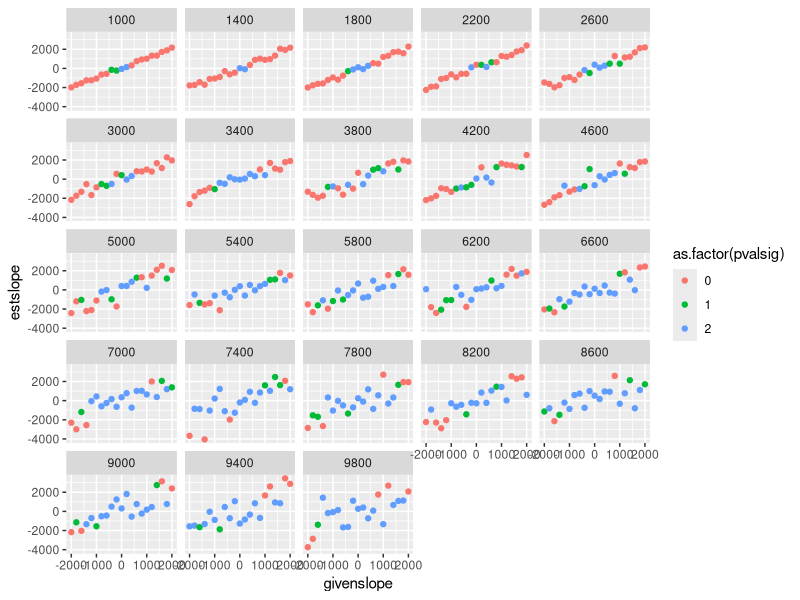
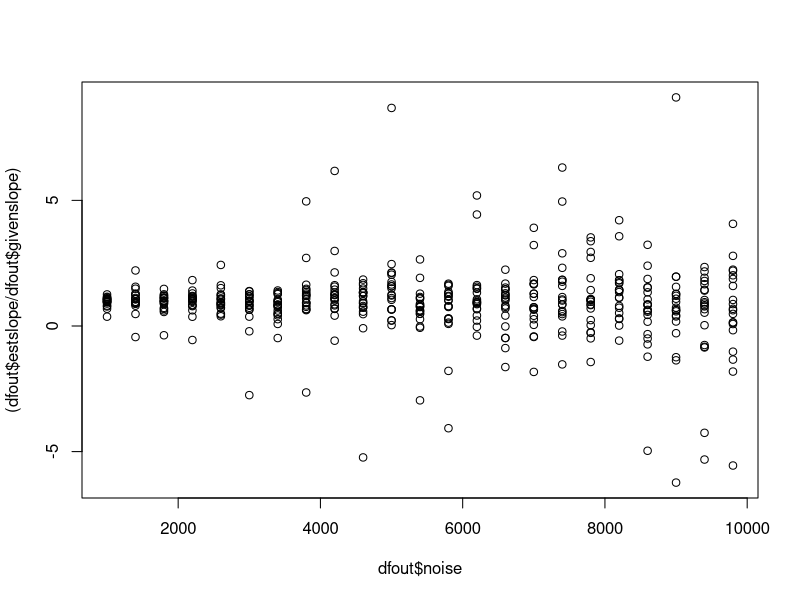
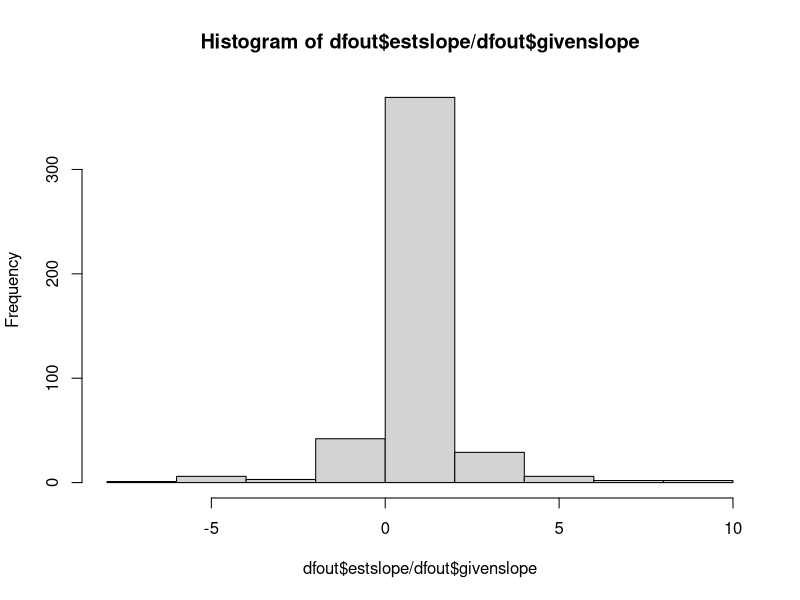
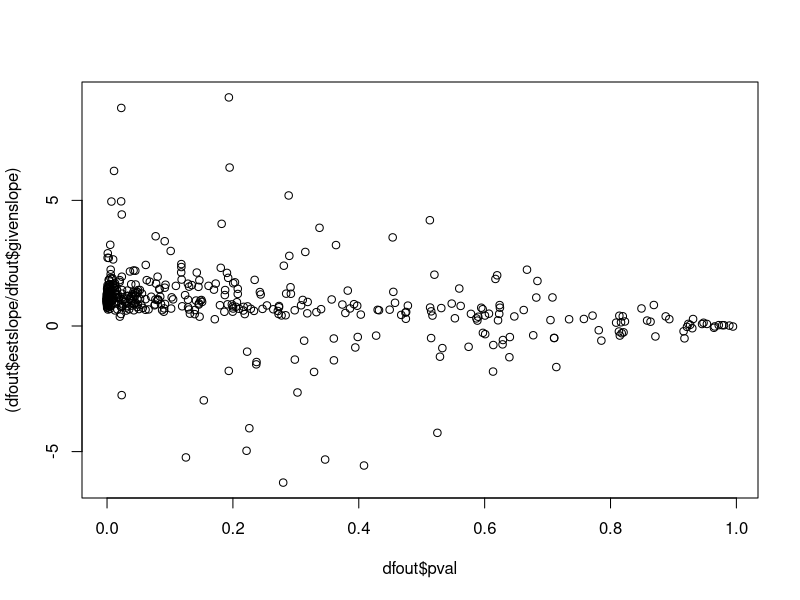

Reproduce these figures in R, in order. (Note: a time limit stopped this script after it produced the figures.)
## Started 7 April 2024 ##
## Tried to start 4 April 2024, but got overwhelmed ##
## Updated 20 April 2024 to work with linear model ## 
## By Lizzie, cribbing off Mao's datasimulation.R ##

## Extra notes on what I did and how throughout, especially in response to datasimulation.R ##

# housekeeping
rm(list=ls()) 
options(stringsAsFactors = FALSE)
set.seed(333)

# f(x)
simulate_population <- function(a, b, t, noise_sd) {
  # To check the code to start, I ran bits inside the f(x) with different a; b  <-  0; noise_sd <- 0
  # then checked that I got a back from this: coef(model)["time"]
  # then I set b to other numbers and checked that I still got a back from the lm 
  # then I played around with the f(x) once I had it some to see how it did (and found an error in my code)
  # so I fixed it and played around again to see if it returned what I expected, it did! So I moved on. Finally
  y <- numeric(t)
  time <- 1:t
  y <- a*time + b + rnorm(t, 0, noise_sd)
    # y is the population of certain time
    # a is the increasing/decreasing rate
    # b is the starting population size
    # time is the x variable 
    # noise_sd
  model <- lm(y ~ time)
  # Extract the estimated slope (coefficient of time)
  estimated_slope <- coef(model)["time"]
  pval <- coef(summary(lm(y ~ time)))[2,4] # would be better to call with column name! But offline so cannot look up how
  return(c(estimated_slope, pval))
}

t <- 10
a <- seq(from=-2000, to=2000, by=200)
b <- 100000
noise_sd <- seq(from=1000, to=10000, by=400)


# If you are good with lists then keep using them! They are smart and I am trying to get better at them.
# This is also a bad way to update output. 
# So, don't copy how I do this below if you have a better way ... 

dfout <- data.frame(givenslope=numeric(), noise=numeric(), estslope=numeric(), pval=numeric())

for (i in 1:length(a)) {
  for (j in 1:length(noise_sd)){
    simpopout <- simulate_population(a[i], b, t, noise_sd[j])
    dfadd <- data.frame(givenslope=a[i], noise=noise_sd[j], estslope=simpopout[1], pval=simpopout[2])
    dfout <- rbind(dfout, dfadd)
  }
}

# set p-value thresholds to 0, 1, 2 where 2 is > 0.15, 1 is 0.05 to 0.15 and and 0 is <0.05 
dfout$pvalsig <- ifelse(dfout$pval>0.15, 2, 0)
dfout$pvalsig[which(dfout$pval>0.05 & dfout$pval<0.15)] <- 1
library(ggplot2)
ggplot(dfout, aes(x=givenslope, y=estslope, color=as.factor(pvalsig)))+
  geom_point() + 
  facet_wrap(.~noise)
# Visulization to me suggests that MAYBE noise of 7000-9000 could work ...
plot((dfout$estslope/dfout$givenslope)~dfout$noise)
hist(dfout$estslope/dfout$givenslope)
plot((dfout$estslope/dfout$givenslope)~dfout$pval)
# Err, guessing that a ratio of 2 could be okay? Not sure .. 

## Next ...
# Semi-brute force search for cases were:
# (1) All the estiamted slopes are pretty close to given slopes and
# (2) The bottom populations has a pvalue between 0.05-0.15
a <- seq(from=-2000, to=2000, by=200)
a <- a[-c(5:17)] # remove middle close-to-zero slopes, as though are hard to get pval low
noise_sd <- seq(from=7000, to=9000, by=400) 
srhere <- 0.3

for(seedz in c(333:3999)){
  set.seed(seedz)
  for (j in 1:length(noise_sd)){
    dfout <- data.frame(noise=numeric(), sloperatio=numeric(), pval=numeric(), smratio=numeric())
    for (i in 1:length(a)) {
      simpopout <- simulate_population(a[i], b, t, noise_sd[j])
      # hack so I can later ask if ALL populations are true for below.. 
      smratiohere  <- ifelse((abs(simpopout[1]/a[i])<(1+srhere) & abs(simpopout[1]/a[i])>(1-srhere)), 0, 1)
      dfadd <- data.frame(noise=noise_sd[j], sloperatio=simpopout[1]/a[i], pval=simpopout[2], smratio=smratiohere)
      dfout <- rbind(dfout, dfadd)
    }
      if(sum(dfout$smratio)==0 & dfout$pval[1]>0.05 & dfout$pval[1]<0.15){
    print(paste("try seed: ", seedz, "with noise of ", noise_sd[j]))
  }
  }
}


# Okay, so I think we have a couple options and could find more with searching more seeds!
# We'll definitely need to DECREASE the noise with population size (assuming northern, increasing populations are increasing)
# But now we can probably get what we want ...
# For example, try ....
set.seed(1546)
t <- 10
b <- 100000
noise_sd <- rev(seq(from=3400, to=7000, by=400))

dfout <- data.frame(givenslope=numeric(), noise=numeric(), estslope=numeric(), pval=numeric())

for (i in 1:length(a)) {
    simpopout <- simulate_population(a[i], b, t, noise_sd[i])
    dfadd <- data.frame(givenslope=a[i], noise=noise_sd[i], estslope=simpopout[1], pval=simpopout[2])
    dfout <- rbind(dfout, dfadd)
}

dfout
# Could work, I might re-run after adjusting some of the populations we want, and plot out the results:
set.seed(1546)
a <- c(-2000, -1600, -1400,  600, 1400 , 1600,  2000)
t <- 10
b <- seq(40000, 101000, by=10000)
noise_sd <- rev(seq(from=3000, to=7000, by=400))

par(mfrow=c(1,7))
for(i in 1:length(a)){
  y <- numeric(t)
  time <- 1:t
  y <- a[i]*time + b[i] + rnorm(t, 0, noise_sd[i])
  plot(y~time, main=coef(summary(lm(y ~ time)))[2,4])
  abline(lm(y~time))
}
# We should check out some of the other options to see what looks best before finalizing the seed. 
# I suspect we could find better options. 
# Perhaps as a next step someone could try all the seeds x noise suggestions 
# using my noise steps above (lines 99-101) but plotting the points as I do just above, 
# But improve the figures (reduce digits on p values and also add estimated slope to plot) 
# push all plots and then we could pick!
